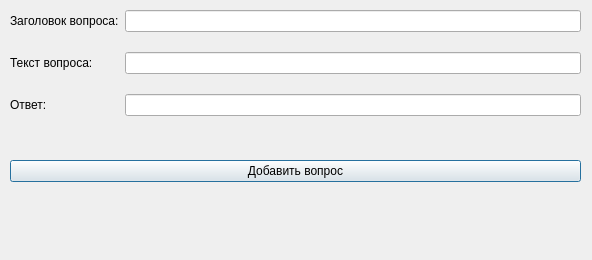
<?xml version="1.0" encoding="UTF-8"?>
<ui version="4.0">
 <class>DialogNumericAnswer</class>
 <widget class="QDialog" name="DialogNumericAnswer">
  <property name="geometry">
   <rect>
    <x>0</x>
    <y>0</y>
    <width>592</width>
    <height>260</height>
   </rect>
  </property>
  <property name="windowTitle">
   <string>Числовой ответ</string>
  </property>
  <widget class="QWidget" name="formLayoutWidget">
   <property name="geometry">
    <rect>
     <x>10</x>
     <y>10</y>
     <width>571</width>
     <height>141</height>
    </rect>
   </property>
   <layout class="QFormLayout" name="formLayout">
    <property name="sizeConstraint">
     <enum>QLayout::SetMaximumSize</enum>
    </property>
    <property name="fieldGrowthPolicy">
     <enum>QFormLayout::ExpandingFieldsGrow</enum>
    </property>
    <property name="verticalSpacing">
     <number>20</number>
    </property>
    <item row="0" column="0">
     <widget class="QLabel" name="label">
      <property name="text">
       <string>Заголовок вопроса:</string>
      </property>
     </widget>
    </item>
    <item row="0" column="1">
     <widget class="QLineEdit" name="lineEdit"/>
    </item>
    <item row="1" column="0">
     <widget class="QLabel" name="label_2">
      <property name="text">
       <string>Текст вопроса: </string>
      </property>
     </widget>
    </item>
    <item row="1" column="1">
     <widget class="QLineEdit" name="lineEdit_2"/>
    </item>
    <item row="2" column="0">
     <widget class="QLabel" name="label_3">
      <property name="text">
       <string>Ответ: </string>
      </property>
     </widget>
    </item>
    <item row="2" column="1">
     <widget class="QLineEdit" name="lineEdit_3"/>
    </item>
   </layout>
  </widget>
  <widget class="QWidget" name="verticalLayoutWidget">
   <property name="geometry">
    <rect>
     <x>10</x>
     <y>160</y>
     <width>571</width>
     <height>80</height>
    </rect>
   </property>
   <layout class="QVBoxLayout" name="verticalLayout">
    <property name="sizeConstraint">
     <enum>QLayout::SetMaximumSize</enum>
    </property>
    <item>
     <widget class="QPushButton" name="pushButton">
      <property name="text">
       <string>Добавить вопрос</string>
      </property>
     </widget>
    </item>
   </layout>
  </widget>
 </widget>
 <resources/>
 <connections/>
</ui>
